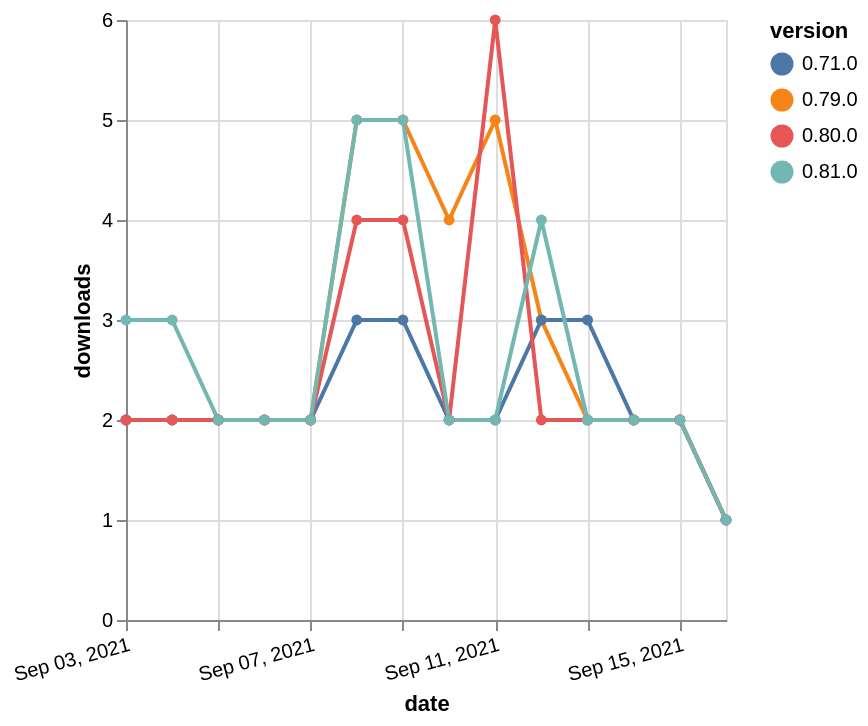

Here is the Vega-Lite specification saved for this chart:
### Vega-Lite specification from a JSON file in a GitHub repository (floating-point values rounded to 4 significant figures)
{"$schema": "https://vega.github.io/schema/vega-lite/v5.json", "description": "A simple bar chart with embedded data.", "data": {"values": [{"date": "2021-09-03", "total": 2665, "delta": 2, "version": "0.79.0"}, {"date": "2021-09-04", "total": 2667, "delta": 2, "version": "0.79.0"}, {"date": "2021-09-05", "total": 2669, "delta": 2, "version": "0.79.0"}, {"date": "2021-09-06", "total": 2671, "delta": 2, "version": "0.79.0"}, {"date": "2021-09-07", "total": 2673, "delta": 2, "version": "0.79.0"}, {"date": "2021-09-08", "total": 2678, "delta": 5, "version": "0.79.0"}, {"date": "2021-09-09", "total": 2683, "delta": 5, "version": "0.79.0"}, {"date": "2021-09-10", "total": 2687, "delta": 4, "version": "0.79.0"}, {"date": "2021-09-11", "total": 2692, "delta": 5, "version": "0.79.0"}, {"date": "2021-09-12", "total": 2695, "delta": 3, "version": "0.79.0"}, {"date": "2021-09-13", "total": 2697, "delta": 2, "version": "0.79.0"}, {"date": "2021-09-14", "total": 2699, "delta": 2, "version": "0.79.0"}, {"date": "2021-09-15", "total": 2701, "delta": 2, "version": "0.79.0"}, {"date": "2021-09-16", "total": 2702, "delta": 1, "version": "0.79.0"}, {"date": "2021-09-03", "total": 2548, "delta": 2, "version": "0.71.0"}, {"date": "2021-09-04", "total": 2550, "delta": 2, "version": "0.71.0"}, {"date": "2021-09-05", "total": 2552, "delta": 2, "version": "0.71.0"}, {"date": "2021-09-06", "total": 2554, "delta": 2, "version": "0.71.0"}, {"date": "2021-09-07", "total": 2556, "delta": 2, "version": "0.71.0"}, {"date": "2021-09-08", "total": 2559, "delta": 3, "version": "0.71.0"}, {"date": "2021-09-09", "total": 2562, "delta": 3, "version": "0.71.0"}, {"date": "2021-09-10", "total": 2564, "delta": 2, "version": "0.71.0"}, {"date": "2021-09-11", "total": 2566, "delta": 2, "version": "0.71.0"}, {"date": "2021-09-12", "total": 2569, "delta": 3, "version": "0.71.0"}, {"date": "2021-09-13", "total": 2572, "delta": 3, "version": "0.71.0"}, {"date": "2021-09-14", "total": 2574, "delta": 2, "version": "0.71.0"}, {"date": "2021-09-15", "total": 2576, "delta": 2, "version": "0.71.0"}, {"date": "2021-09-16", "total": 2577, "delta": 1, "version": "0.71.0"}, {"date": "2021-09-03", "total": 1242, "delta": 2, "version": "0.80.0"}, {"date": "2021-09-04", "total": 1244, "delta": 2, "version": "0.80.0"}, {"date": "2021-09-05", "total": 1246, "delta": 2, "version": "0.80.0"}, {"date": "2021-09-06", "total": 1248, "delta": 2, "version": "0.80.0"}, {"date": "2021-09-07", "total": 1250, "delta": 2, "version": "0.80.0"}, {"date": "2021-09-08", "total": 1254, "delta": 4, "version": "0.80.0"}, {"date": "2021-09-09", "total": 1258, "delta": 4, "version": "0.80.0"}, {"date": "2021-09-10", "total": 1260, "delta": 2, "version": "0.80.0"}, {"date": "2021-09-11", "total": 1266, "delta": 6, "version": "0.80.0"}, {"date": "2021-09-12", "total": 1268, "delta": 2, "version": "0.80.0"}, {"date": "2021-09-13", "total": 1270, "delta": 2, "version": "0.80.0"}, {"date": "2021-09-14", "total": 1272, "delta": 2, "version": "0.80.0"}, {"date": "2021-09-15", "total": 1274, "delta": 2, "version": "0.80.0"}, {"date": "2021-09-16", "total": 1275, "delta": 1, "version": "0.80.0"}, {"date": "2021-09-03", "total": 786, "delta": 3, "version": "0.81.0"}, {"date": "2021-09-04", "total": 789, "delta": 3, "version": "0.81.0"}, {"date": "2021-09-05", "total": 791, "delta": 2, "version": "0.81.0"}, {"date": "2021-09-06", "total": 793, "delta": 2, "version": "0.81.0"}, {"date": "2021-09-07", "total": 795, "delta": 2, "version": "0.81.0"}, {"date": "2021-09-08", "total": 800, "delta": 5, "version": "0.81.0"}, {"date": "2021-09-09", "total": 805, "delta": 5, "version": "0.81.0"}, {"date": "2021-09-10", "total": 807, "delta": 2, "version": "0.81.0"}, {"date": "2021-09-11", "total": 809, "delta": 2, "version": "0.81.0"}, {"date": "2021-09-12", "total": 813, "delta": 4, "version": "0.81.0"}, {"date": "2021-09-13", "total": 815, "delta": 2, "version": "0.81.0"}, {"date": "2021-09-14", "total": 817, "delta": 2, "version": "0.81.0"}, {"date": "2021-09-15", "total": 819, "delta": 2, "version": "0.81.0"}, {"date": "2021-09-16", "total": 820, "delta": 1, "version": "0.81.0"}]}, "width": "container", "mark": {"type": "line", "point": {"filled": true}}, "encoding": {"x": {"field": "date", "type": "temporal", "timeUnit": "yearmonthdate", "title": "date", "axis": {"labelAngle": -15}}, "y": {"field": "delta", "type": "quantitative", "title": "downloads"}, "color": {"field": "version", "type": "nominal"}, "tooltip": {"field": "delta"}}}
